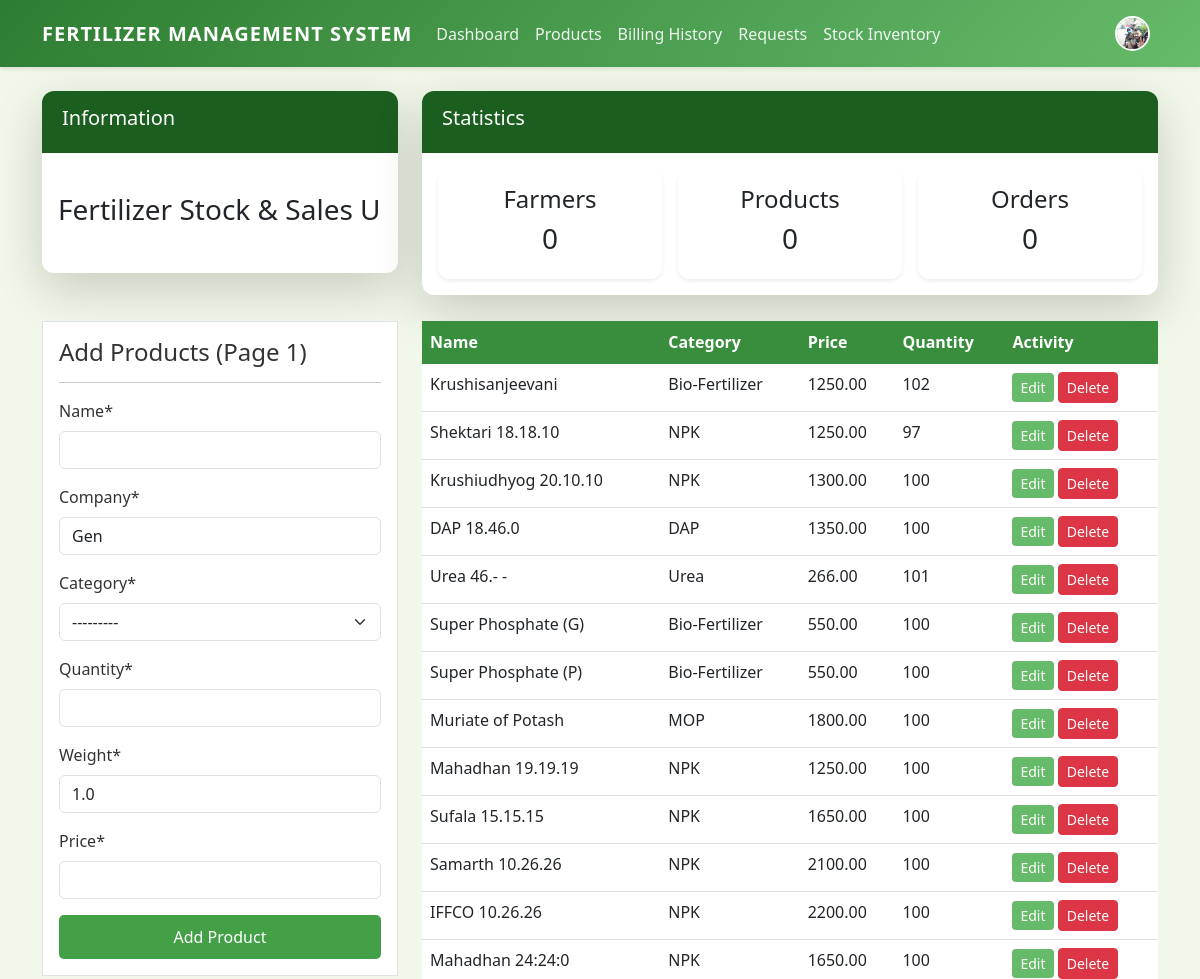
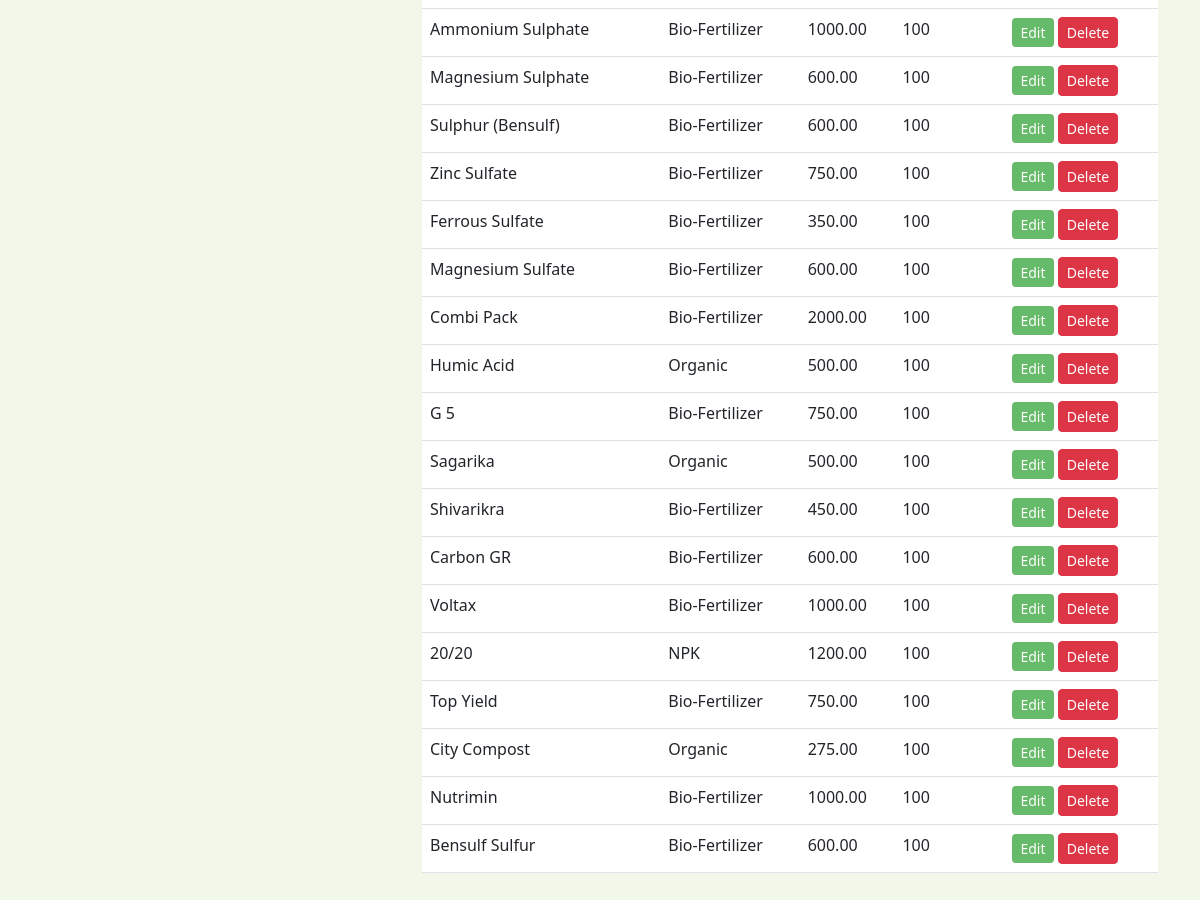
Page /page1/ (signed in) on the committed database (2 pictures, top to bottom).
### user/models.py (models this page shows, shortened)
class Profile(models.Model):
    staff = models.OneToOneField(User, on_delete=models.CASCADE, null=True)
    address = models.CharField(max_length=200, null=True)
    phone = models.CharField(max_length=20, null=True)
    image = models.ImageField(default='avatar.jpg', upload_to='Profile_Images')

### dashboard/models.py (models this page shows, shortened)
class Product(models.Model):
    name = models.CharField(max_length=100, null=True)
    company = models.CharField(max_length=100, null=True, default='Gen')
    category = models.CharField(max_length=20, choices=CATEGORY, null=True)
    quantity = models.PositiveBigIntegerField(null=True)
    weight = models.DecimalField(max_digits=10, decimal_places=2, null=True, default=1.0)
    price = models.DecimalField(max_digits=10, decimal_places=2, null=True)
    class Meta:
        verbose_name_plural = 'Products'

### dashboard/views.py (the view)
# urls.py: path('page1/', views.page1, name='dashboard-page1'),
@login_required
def page1(request):
    if not request.user.is_staff:
        return redirect('farmer-dashboard')
    items = Product.objects.all()
    if request.method == 'POST':
        form = ProductForm(request.POST)
        if form.is_valid():
            form.save()
            product_name = form.cleaned_data.get('name')
            messages.success(request, f'{product_name} has been added.')
            return redirect('dashboard-page1')
    else:
        form = ProductForm()
    context = {
        'items': items,
        'form': form,
    }
    return render(request, 'dashboard/page1.html', context)

### dashboard/forms.py
class ProductForm(forms.ModelForm):
    class Meta:
        model = Product
        fields = ['name', 'company', 'category', 'quantity', 'weight', 'price']

### templates/dashboard/page1.html (shortened to what this page needs)
{% extends 'partials/base.html' %}
{% load crispy_forms_tags %}
{% block content%}
{% include 'partials/topnav.html' %}
    <div class="container">
        <div class="row my-4">
            <div class="col-md-4">
                <div class="border bg-white p-3">
                    <h4>Add Products (Page 1)</h4>
                    <hr>
                    <form method="POST">
                        {{ form|crispy }}
                        <input class="btn btn-success btn-block" type="submit" value="Add Product">
                    </form>
                </div>
            </div>
            <div class="col-md-8">
                <table class="table bg-white">
                    <thead class="bg-info">
                        <tr class="text-white">
                            <th scope="col">Name</th>
                            <th scope="col">Category</th>
                            <th scope="col">Price</th>
                            <th scope="col">Quantity</th>
                            <th scope="col">Activity</th>
                        </tr>
                    </thead>
                    <tbody>
                        {% for item in items %}
                        <tr>
                            <td>{{ item.name }}</td>
                            <td>{{ item.category }}</td>
                            <td>{{ item.price }}</td>
                            <td>{{ item.quantity }}</td>
                            <td>
                                <a class="btn btn-info btn-sm" href="{% url 'dashboard-product-update' item.id %}">Edit</a>
                                <a class="btn btn-danger btn-sm" href="{% url 'dashboard-product-delete' item.id %}">Delete</a>
                            </td>
                        </tr>
                        {% endfor %}
                    </tbody>
                </table>
            </div>
        </div>
    </div>
{% endblock %}

### templates/partials/nav.html (shortened to what this page needs)
{% load static %}
<link href="https://cdn.jsdelivr.net/npm/bootstrap@5.3.0/dist/css/bootstrap.min.css" rel="stylesheet">
<link rel="stylesheet" href="{% static 'style.css' %}">
<nav class="navbar navbar-expand-lg custom-navbar">
    <div class="container">
        <a class="navbar-brand" href="{% if user.is_staff %}{% url 'dashboard-index' %}{% else %}{% url 'farmer-orders' %}{% endif %}">Fertilizer Management System</a>
        <div class="collapse navbar-collapse" id="navbarSupportedContent">
            {% if user.is_authenticated %}
            <ul class="navbar-nav me-auto mb-2 mb-lg-0">
                {% if user.is_staff %}
                <li class="nav-item">
                    <a class="nav-link {% if request.resolver_match.url_name == 'dashboard-index' %}active{% endif %}" href="{% url 'dashboard-index' %}">Dashboard</a>
                </li>
                <li class="nav-item">
                    <a class="nav-link {% if request.resolver_match.url_name == 'dashboard-page1' %}active{% endif %}" href="{% url 'dashboard-page1' %}">Products</a>
                </li>
                <li class="nav-item">
                    <a class="nav-link {% if request.resolver_match.url_name == 'dashboard-report' %}active{% endif %}" href="{% url 'dashboard-report' %}">Billing History</a>
                </li>
                <li class="nav-item">
                    <a class="nav-link {% if request.resolver_match.url_name == 'dashboard-admin-orders' %}active{% endif %}" href="{% url 'dashboard-admin-orders' %}">Requests</a>
                </li>
                <li class="nav-item">
                    <a class="nav-link {% if request.resolver_match.url_name == 'dashboard-stock-report' %}active{% endif %}" href="{% url 'dashboard-stock-report' %}">Stock Inventory</a>
                </li>
                {% endif %}
            </ul>
            <ul class="navbar-nav ms-auto mb-2 mb-lg-0 align-items-center">
                <li class="nav-item">
                    <a class="nav-link d-flex align-items-center" href="{% url 'user-profile' %}">
                        {% if user.profile.image %}
                            <img src="{{ user.profile.image.url }}" alt="Profile" class="rounded-circle" style="width: 35px; height: 35px; object-fit: cover; border: 2px solid #fff;">
                        {% else %}
                            <div class="rounded-circle bg-secondary d-flex justify-content-center align-items-center" style="width: 35px; height: 35px; border: 2px solid #fff; color: white;">
                                {{ user.username|make_list|first|upper }}
                            </div>
                        {% endif %}
                    </a>
                </li>
            </ul>
            {% endif %}
        </div>
    </div>
</nav>

### static/style.css (style rules this page uses)
body { background-color: #f1f8e9 !important; background: #f1f8e9 !important; font-family: 'Segoe UI', Tahoma, Geneva, Verdana, sans-serif; color: #333; }
.custom-navbar { background-color: #2e7d32; background: linear-gradient(135deg, #2e7d32 0%, #66bb6a 100%); box-shadow: 0 2px 4px rgba(0,0,0,0.1); }
.custom-navbar .navbar-brand { font-weight: bold; color: #fff !important; text-transform: uppercase; letter-spacing: 1px; }
.custom-navbar .nav-link { color: rgba(255,255,255,0.9) !important; font-weight: 500; transition: color 0.3s; }
.bg-info { background-color: #66bb6a !important; }
.btn-success { background-color: #43a047; border: none; padding: 10px 20px; border-radius: 5px; }
.btn-info { background-color: #66bb6a; border: none; color: white; }
.table thead th { background-color: #388e3c; color: white; border-color: #388e3c; }
.table { color: #333; }
a { color: #2e7d32; text-decoration: none; }

### rows in the picture
Product: name "Krushisanjeevani", category "Bio-Fertilizer", price "1250.00", quantity "102"
Product: name "Shektari 18.18.10", category "NPK", price "1250.00", quantity "97"
Product: name "Krushiudhyog 20.10.10", category "NPK", price "1300.00", quantity "100"
Product: name "DAP 18.46.0", category "DAP", price "1350.00", quantity "100"
Product: name "Urea 46.- -", category "Urea", price "266.00", quantity "101"
Product: name "Super Phosphate (G)", category "Bio-Fertilizer", price "550.00", quantity "100"
Product: name "Super Phosphate (P)", category "Bio-Fertilizer", price "550.00", quantity "100"
Product: name "Muriate of Potash", category "MOP", price "1800.00", quantity "100"
Product: name "Mahadhan 19.19.19", category "NPK", price "1250.00", quantity "100"
Product: name "Sufala 15.15.15", category "NPK", price "1650.00", quantity "100"
Product: name "Samarth 10.26.26", category "NPK", price "2100.00", quantity "100"
Product: name "IFFCO 10.26.26", category "NPK", price "2200.00", quantity "100"
Product: name "Mahadhan 24:24:0", category "NPK", price "1650.00", quantity "100"
Product: name "Ammonium Sulphate", category "Bio-Fertilizer", price "1000.00", quantity "100"
Product: name "Magnesium Sulphate", category "Bio-Fertilizer", price "600.00", quantity "100"
Product: name "Sulphur (Bensulf)", category "Bio-Fertilizer", price "600.00", quantity "100"
Product: name "Zinc Sulfate", category "Bio-Fertilizer", price "750.00", quantity "100"
Product: name "Ferrous Sulfate", category "Bio-Fertilizer", price "350.00", quantity "100"
Product: name "Magnesium Sulfate", category "Bio-Fertilizer", price "600.00", quantity "100"
Product: name "Combi Pack", category "Bio-Fertilizer", price "2000.00", quantity "100"
Product: name "Humic Acid", category "Organic", price "500.00", quantity "100"
Product: name "G 5", category "Bio-Fertilizer", price "750.00", quantity "100"
Product: name "Sagarika", category "Organic", price "500.00", quantity "100"
Product: name "Shivarikra", category "Bio-Fertilizer", price "450.00", quantity "100"
Product: name "Carbon GR", category "Bio-Fertilizer", price "600.00", quantity "100"
Product: name "Voltax", category "Bio-Fertilizer", price "1000.00", quantity "100"
Product: name "20/20", category "NPK", price "1200.00", quantity "100"
Product: name "Top Yield", category "Bio-Fertilizer", price "750.00", quantity "100"
Product: name "City Compost", category "Organic", price "275.00", quantity "100"
Product: name "Nutrimin", category "Bio-Fertilizer", price "1000.00", quantity "100"
Product: name "Bensulf Sulfur", category "Bio-Fertilizer", price "600.00", quantity "100"

### other values in the picture
{{ workers|length }} "0"
{{ products|length }} "0"
{{ orders|length }} "0"
